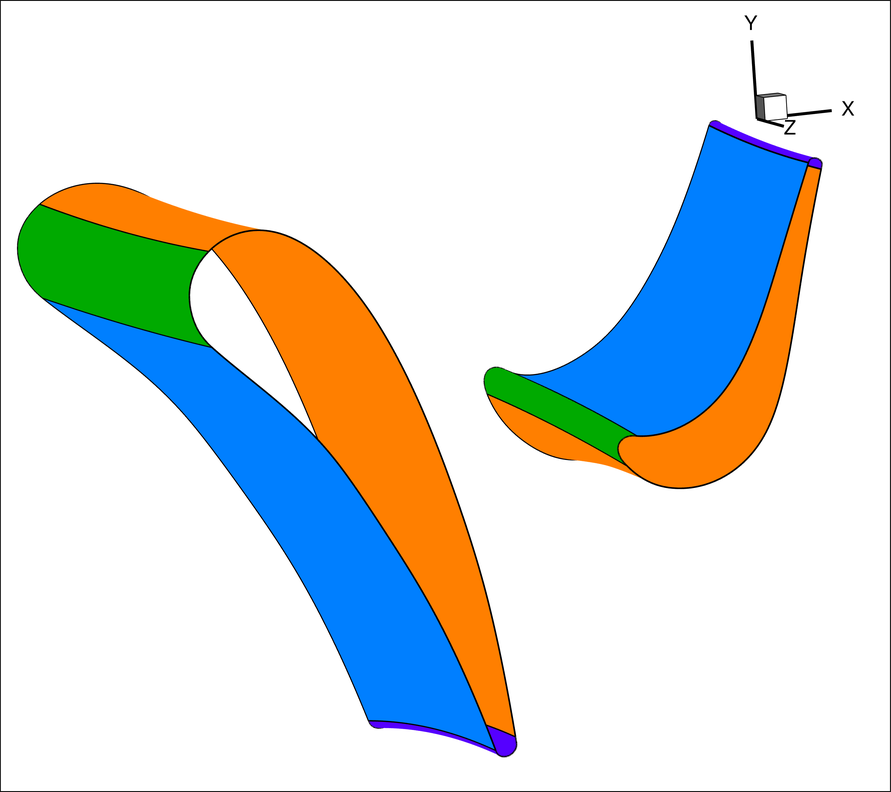
#> input picture tec/rotor_stator/01.png, 891 x 792 px, shrunk from 3000 x 2667 before the run
$ python trim.py
#> lines starting #> are read from the running program, lines starting #| are printed output that depends on the picture
import numpy as np
from PIL import Image

filenames = ["01.png", "02.png"]
outnames = ["11.png", "12.png"]

for i in range(len(filenames)):
	with Image.open(filenames[i]) as inp:
#> inp is the input picture: PIL image 891x792 RGB; mean R, G, B 214.5, 221.7, 220.4
		arr = np.array(inp)[5:-5,5:-5]
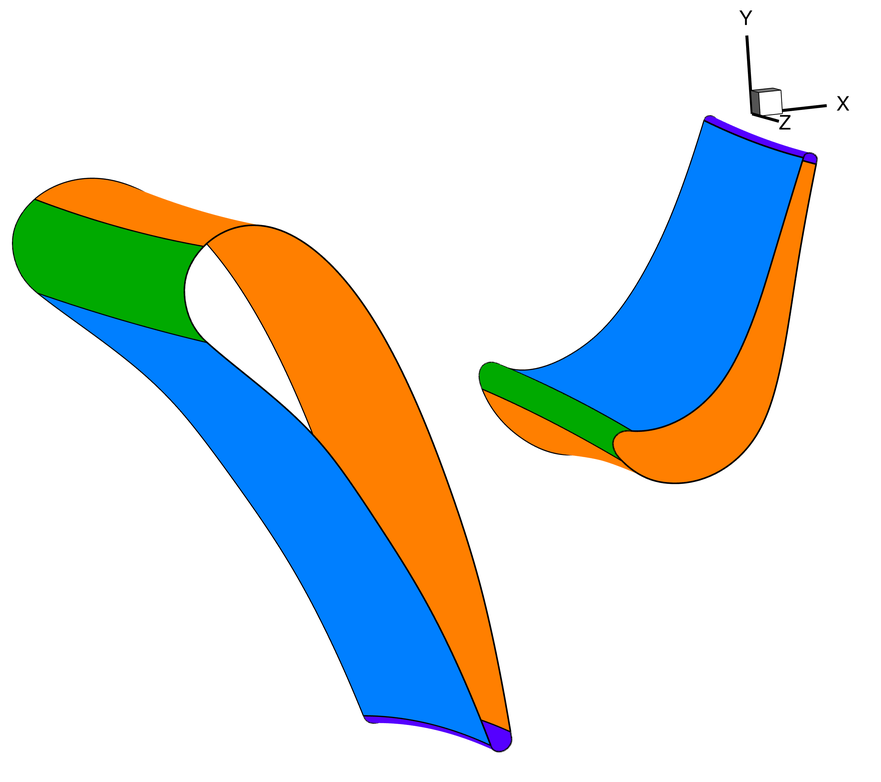
#> arr: shape (782, 881, 3); mean R, G, B 214.6, 222, 220.6
		out = Image.fromarray(arr)
		out.save(outnames[i])
#> pass 2 of the loop `for i in range(len(filenames)):`:
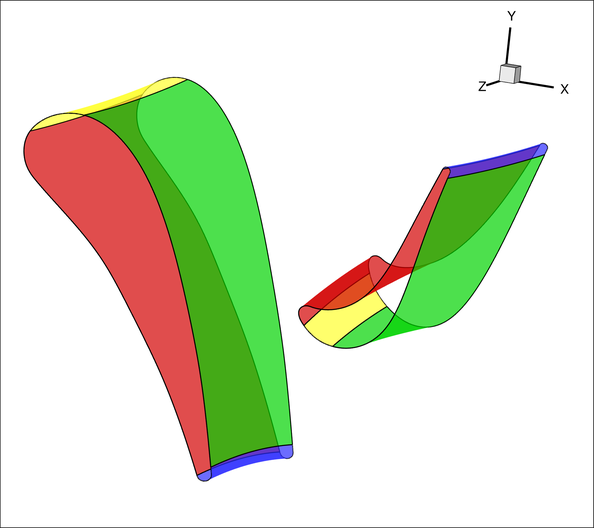
#> input picture tec/rotor_stator/02.png, 594 x 528 px, shrunk from 2000 x 1778 before the run
#> inp is the input picture: PIL image 594x528 RGB; mean R, G, B 220.1, 227, 204.2
#> `arr = np.array(inp)[5:-5,5:-5]`:
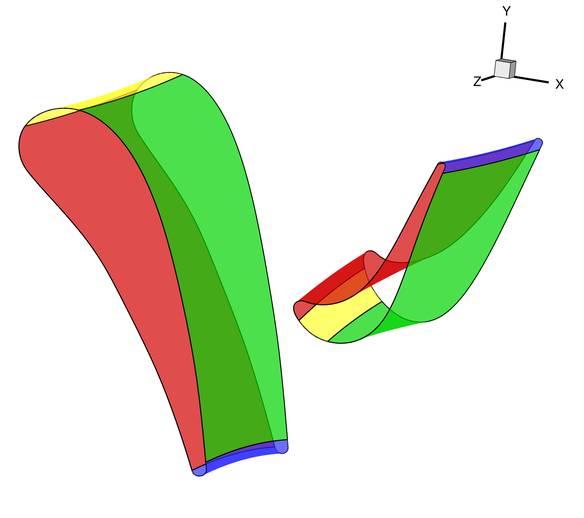
#> arr: shape (518, 584, 3); mean R, G, B 219.9, 227.1, 203.4
